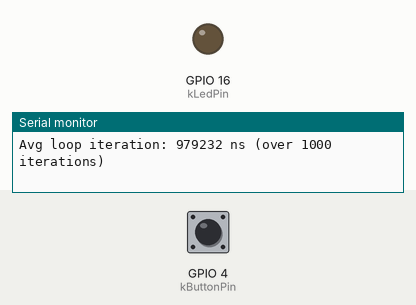
Recording of a program running on a simulated ESP32-S3. Shown: output pins drawn as LEDs (lit = HIGH), the last lines printed to the serial monitor. Dashed ring = blinking. The inputs (shaded band) are chosen by the test bench; at power-on: GPIO 4 (kButtonPin) LOW.

Above: at 1.2 s.
1.3 s: GPIO 4 (kButtonPin) pulled HIGH for 0.15 s
2.9 s: GPIO 4 (kButtonPin) pulled HIGH for 1 s
At 4.2 s:
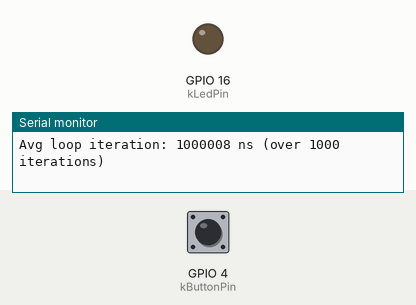
5.4 s: GPIO 4 (kButtonPin) pulled HIGH for 3.2 s
At 5.8 s:
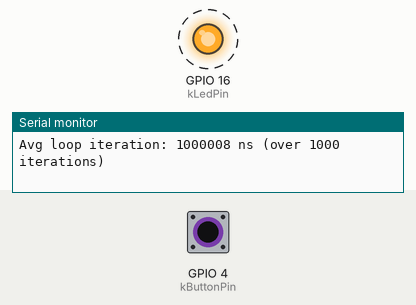
Timing chart, 0 to 16.1 s (numbered marks = the images above; inputs shaded):
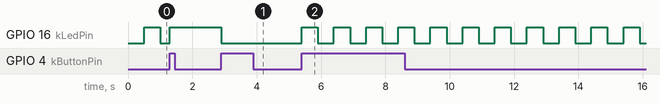

The program:

main.cpp
```cpp
#include <Arduino.h>

enum class LedState : uint8_t { Off, On };

enum class Mode : uint8_t { Blinking, AlwaysOn, AlwaysOff };

struct Config {
    static constexpr uint8_t kLedPin = 16;
    static constexpr uint8_t kButtonPin = 4;
    static constexpr uint32_t kBlinkIntervalMs = 500;
    static constexpr uint32_t kDebounceMs = 50;
    static constexpr uint32_t kStatsEveryIterations = 1000;
    static constexpr uint32_t kSerialBaud = 115200;
};

class Led {
public:
    explicit constexpr Led(uint8_t pin) : pin_(pin), state_(LedState::Off) {}

    void init() {
        pinMode(pin_, OUTPUT);
        set(LedState::Off);
    }

    void set(LedState state) {
        state_ = state;
        digitalWrite(pin_, state == LedState::On ? HIGH : LOW);
    }

    void toggle() {
        set(state_ == LedState::On ? LedState::Off : LedState::On);
    }

private:
    uint8_t pin_;
    LedState state_;
};

static volatile bool buttonPressed = false;

static void onButtonPress() {
    buttonPressed = true;
}

static Mode nextMode(Mode mode) {
    switch (mode) {
        case Mode::Blinking:  return Mode::AlwaysOn;
        case Mode::AlwaysOn:  return Mode::AlwaysOff;
        case Mode::AlwaysOff: return Mode::Blinking;
    }
    return Mode::Blinking;
}

static Led& getLed() {
    static Led led(Config::kLedPin);
    return led;
}

void setup() {
    Serial.begin(Config::kSerialBaud);

    getLed().init();

    pinMode(Config::kButtonPin, INPUT_PULLDOWN);
    attachInterrupt(digitalPinToInterrupt(Config::kButtonPin), onButtonPress, RISING);
}

void loop() {
    static Mode mode = Mode::Blinking;
    static uint32_t lastToggleBlinkMs = 0;
    static uint32_t lastPressMs = 0;
    static uint32_t iterations = 0;
    static uint32_t batchStartUs = micros();

    if (buttonPressed) {
        buttonPressed = false;
        const uint32_t nowMs = millis();
        if (nowMs - lastPressMs >= Config::kDebounceMs) {
            lastPressMs = nowMs;
            mode = nextMode(mode);

            switch (mode) {
                case Mode::Blinking:
                    lastToggleBlinkMs = nowMs;
                    getLed().set(LedState::On);
                    break;
                case Mode::AlwaysOn:
                    getLed().set(LedState::On);
                    break;
                case Mode::AlwaysOff:
                    getLed().set(LedState::Off);
                    break;
            }
        }
    }

    if (mode == Mode::Blinking) {
        const uint32_t nowMs = millis();
        if (nowMs - lastToggleBlinkMs >= Config::kBlinkIntervalMs) {
            lastToggleBlinkMs = nowMs;
            getLed().toggle();
        }
    }

    if (++iterations >= Config::kStatsEveryIterations) {
        const uint32_t batchUs = micros() - batchStartUs;
        Serial.printf("Avg loop iteration: %lu ns (over %lu iterations)\n",
                      static_cast<unsigned long>(batchUs * 1000UL / iterations),
                      static_cast<unsigned long>(iterations));
        iterations = 0;
        batchStartUs = micros();
    }
}
```

Measured:
- after the input at 2.9 s, GPIO 16 (kLedPin): HIGH → LOW at once
- after the input at 5.4 s, GPIO 16 (kLedPin): alternates HIGH for 0.50 s and LOW for 0.50 s, starting at once
